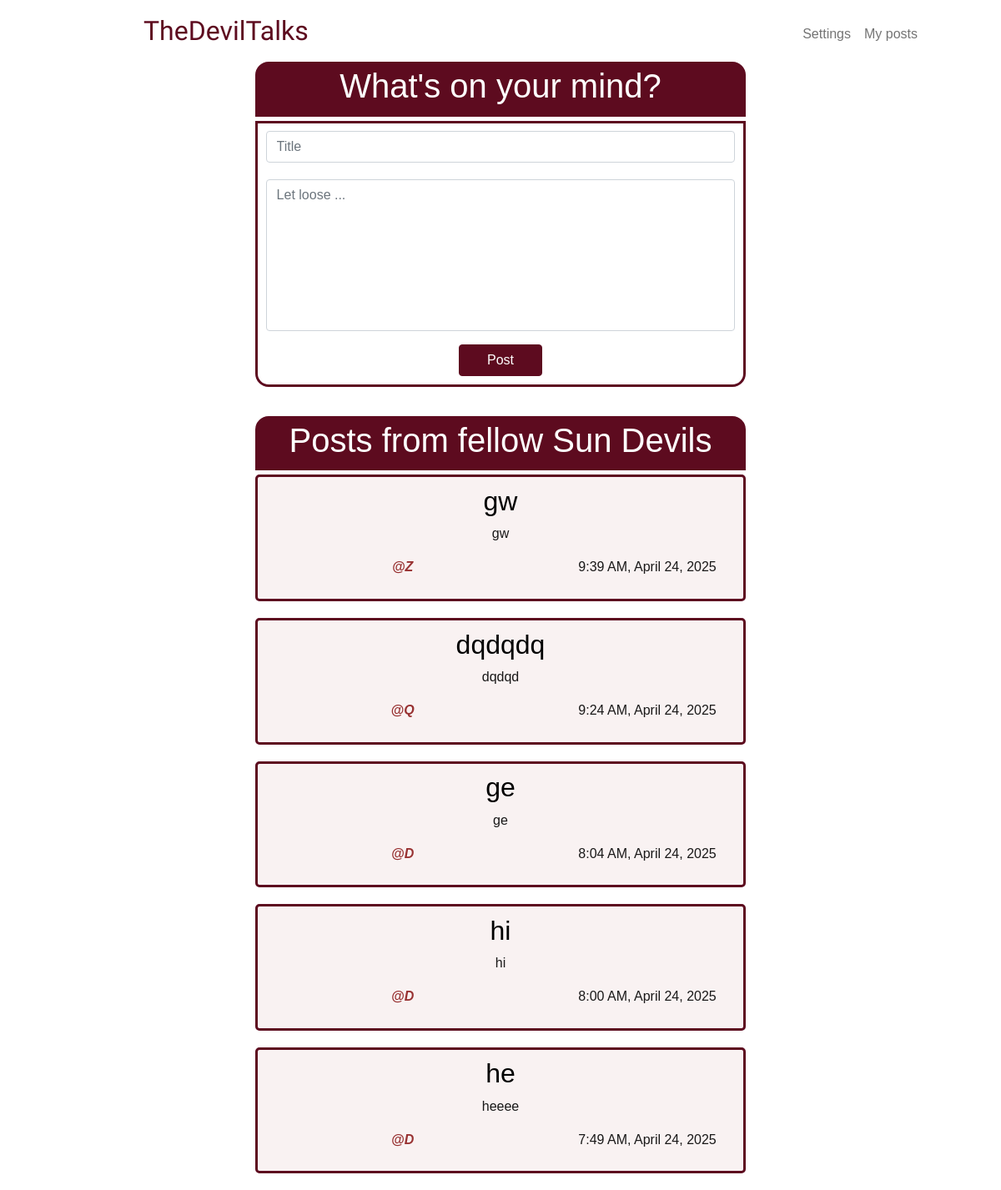
Page / (signed in) on the earlier database version.
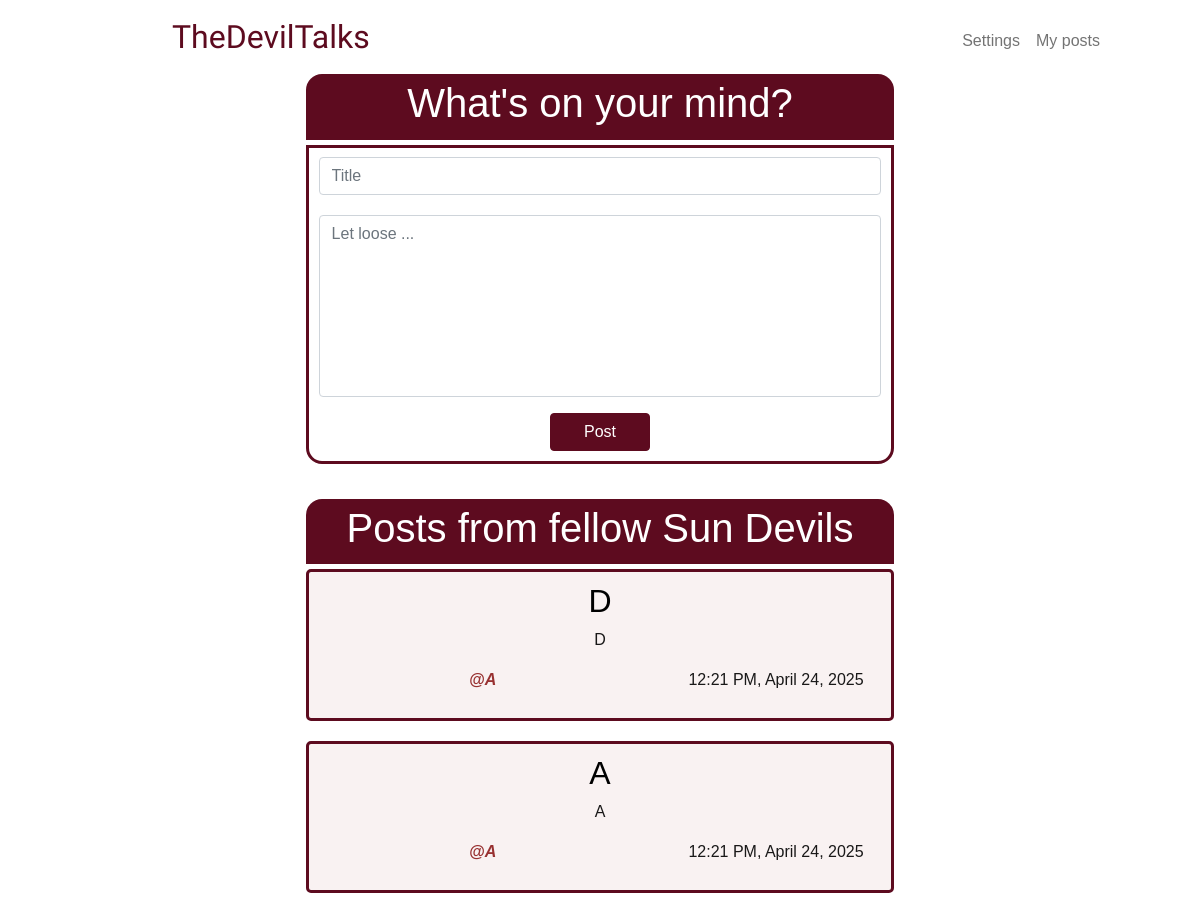
Same page on the later database version.
### tables this page shows
CREATE TABLE posts (
    id INTEGER PRIMARY KEY AUTOINCREMENT NOT NULL,
    user_id INTEGER NOT NULL,
    title TEXT NOT NULL, 
    content TEXT NOT NULL,
    time_stamp DATETIME DEFAULT CURRENT_TIMESTAMP,
    FOREIGN KEY (user_id) REFERENCES users(id) ON DELETE RESTRICT
);

CREATE TABLE users (
    id INTEGER PRIMARY KEY AUTOINCREMENT NOT NULL,
    username TEXT UNIQUE NOT NULL,
    hashed_password TEXT NOT NULL,
    joined_at DATETIME NOT NULL DEFAULT CURRENT_TIMESTAMP,
    is_admin BOOLEAN DEFAULT FALSE
);

### app.py (the view)
@app.route("/", methods=["GET", "POST"])
@login_required
def home():
    fetch_query = """
            SELECT
                posts.id,
                posts.title,
                posts.content,
                posts.time_stamp,
                users.username
            FROM posts
            JOIN users ON posts.user_id = users.id
            ORDER BY posts.time_stamp DESC;
            """
    if request.method == "POST":
        title = request.form.get("title")
        content = request.form.get("content")
        if not title:
            error_title = "*Add a title"
            posts = db.execute(fetch_query)
            return render_template("home.html", error_title=error_title, posts=posts, content=content)
        if not content:
            error_content = "Write a comment."
            posts = db.execute(fetch_query)
            return render_template("home.html", error_content=error_content, posts=posts, title=title)
        title = request.form.get("title")
        content = request.form.get("content")
        db.execute("INSERT INTO posts (user_id, title, content) VALUES (?, ?, ?)",
                    session["user_id"], title, content)
        posts = db.execute(fetch_query)
        return render_template("home.html", posts=posts)
    else:
        posts = db.execute(fetch_query)
        return render_template("home.html", posts=posts)

### app.py (called while the page is built)
def login_required(f):
    @wraps(f)
    def decorated_function(*args, **kwargs):
        if session.get("user_id") is None:
            return redirect("/login")
        return f(*args, **kwargs)
    return decorated_function

@app.template_filter("format_datetime")
def format_datetime(date_time):
    try:
        parsed_date_time = datetime.strptime(date_time, "%Y-%m-%d %H:%M:%S")
        if platform.system() == "Windows":
            format = "%#I:%M %p, %B %d, %Y" # Hashtag instead of '-'
        else:
            format = "%-I:%M %p, %B %d, %Y" # UNIX OS: '-' instead of Hashtag
        return parsed_date_time.strftime(format)
    except Exception:
        return date_time

### templates/home.html (shortened to what this page needs)
{% extends "layout.html" %}
{% block main %}
    <div class="users-post-header">
        <h1> What's on your mind? </h1>
    </div>
    <div class="users-post-container">
        <form action="/" method="post">
            <div class="mb-3">
                <input class="form-control" id="title" name="title" placeholder="Title" type="text" value="{{ title }}">
            </div>
            <div class="mb-3">
                <textarea class="form-control" id="content" name="content" placeholder="Let loose ..." rows = "7" maxlength="500" style="resize: none" >{{ content }}</textarea>
            </div>
            <button class="btn btn-primary main-button" id="home-button" type="submit"> Post </button>
        </form>
    </div>
    <div class="others-post-header">
        <h1> Posts from fellow Sun Devils </h1>
    </div>
    <div>
        {% for post in posts %}
            <div class="others-post-container">
                <h2> {{ post["title"] }} </h2>
                <p> {{ post["content"] }} </p>
                <div class="row">
                    <div class="column left">
                        <p class="username"><strong> @{{ post["username"] }} </strong></p>
                    </div>
                    <div class="column right">
                        <p> {{ post["time_stamp"] | format_datetime }} </p>
                    </div>
                </div>
            </div>
        {% endfor %}
    </div>
{% endblock %}

Differences in the rows shown:
removed posts: title "gw", content "gw", username "Z", time_stamp "9:39 AM, April 24, 2025"
removed posts: title "dqdqdq", content "dqdqd", username "Q", time_stamp "9:24 AM, April 24, 2025"
removed posts: title "ge", content "ge", username "D", time_stamp "8:04 AM, April 24, 2025"
removed posts: title "hi", content "hi", username "D", time_stamp "8:00 AM, April 24, 2025"
removed posts: title "he", content "heeee", username "D", time_stamp "7:49 AM, April 24, 2025"
added posts: title "D", content "D", username "A", time_stamp "12:21 PM, April 24, 2025"
added posts: title "A", content "A", username "A", time_stamp "12:21 PM, April 24, 2025"
